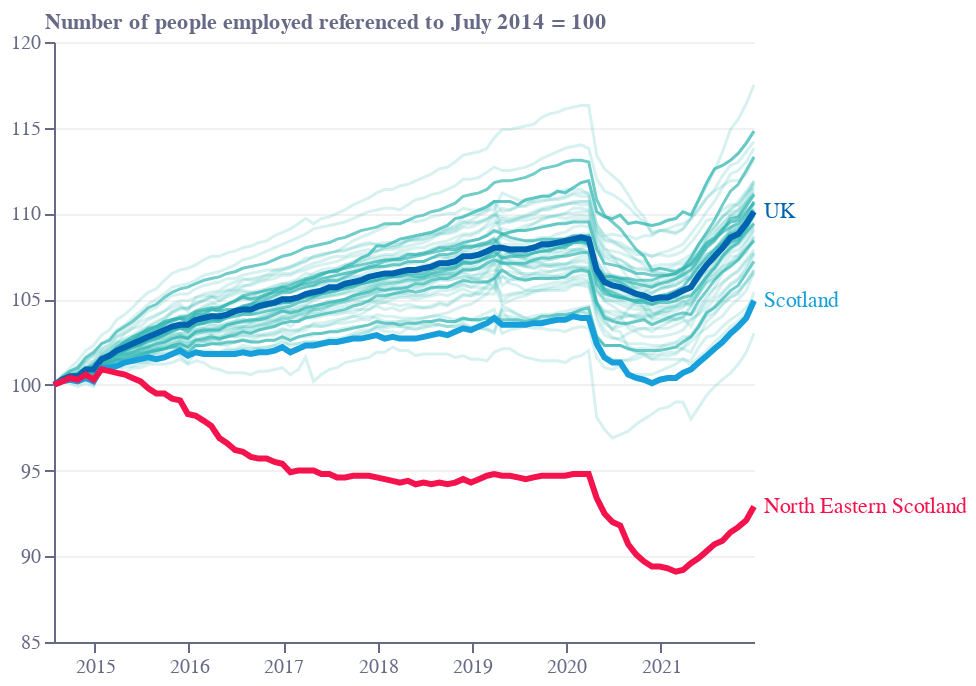

The code cell stored with this chart in its notebook:
### Code cell
base = (
    alt.Chart(f6)
    .encode(
        x=alt.X(
            "date:T",
            sort=[],
            axis=alt.Axis(
                grid=False,
                titleAlign="center",
                titleAnchor="middle",
                title="",
                titleY=-15,
                titleX=207,
                labelColor=colors["eco-gray"],
                titleColor=colors["eco-gray"],
                tickColor=colors["eco-gray"],
                domainColor=colors["eco-gray"],
                orient="bottom",
            ),
        ),
        tooltip="tooltip:N",
    )
    .transform_calculate(
        tooltip="datum.region+' | '+monthFormat(month(datum.date))+' '+year(datum.date)+' | '+datum.value"
    )
)
line1 = (
    base.mark_line(strokeWidth=1.5,opacity=0.2)
    .encode(
        y=alt.Y(
            "value:Q",
            sort=[],
            axis=alt.Axis(
                grid=True,
                gridOpacity=0.4,
                title="Number of people employed referenced to July 2014 = 100",
                titleX=-5,
                titleY=-5,
                titleBaseline="bottom",
                titleAngle=0,
                format="s",
                titleAlign="left",
                labelColor=colors["eco-gray"],
                titleColor=colors["eco-gray"],
                tickColor=colors["eco-gray"],
                domainColor=colors["eco-gray"],
            ),
            scale=alt.Scale(domain=[85,120])
        ),
        color=alt.Color('region:N',scale=alt.Scale(range=[colors['eco-turquiose']]),legend=None)
    )
    .transform_filter("datum.NUTS==2")
    .transform_filter("datum.region!='UK'")
    .transform_filter("datum.region!='North Eastern Scotland'")
)
points1=line1.mark_point(size=5,opacity=0.2).transform_filter('month(datum.date)==0')
line2 = (
    base.mark_line(strokeWidth=1.5,opacity=0.7)
    .encode(
        y=alt.Y(
            "value:Q",
            sort=[],
            axis=alt.Axis(
                grid=True,
                gridOpacity=0.4,
                title="Number of people employed referenced to July 2014 = 100",
                titleX=-5,
                titleY=-5,
                titleBaseline="bottom",
                titleAngle=0,
                format="s",
                titleAlign="left",
                labelColor=colors["eco-gray"],
                titleColor=colors["eco-gray"],
                tickColor=colors["eco-gray"],
                domainColor=colors["eco-gray"],
            ),
            scale=alt.Scale(domain=[85,120])
        ),
        color=alt.Color('region:N',scale=alt.Scale(range=[colors['eco-turquiose']]),legend=None)
    )
    .transform_filter("datum.NUTS==1")
    .transform_filter("datum.region!='UK'")
    .transform_filter("datum.region!='Scotland'")
)
line3 = (
    base.mark_line(strokeWidth=3,color=colors['eco-mid-blue'])
    .encode(
        y=alt.Y(
            "value:Q",
            sort=[],
            axis=alt.Axis(
                grid=True,
                gridOpacity=0.4,
                title="Number of people employed referenced to July 2014 = 100",
                titleX=-5,
                titleY=-5,
                titleBaseline="bottom",
                titleAngle=0,
                format="s",
                titleAlign="left",
                labelColor=colors["eco-gray"],
                titleColor=colors["eco-gray"],
                tickColor=colors["eco-gray"],
                domainColor=colors["eco-gray"],
            ),
            scale=alt.Scale(domain=[85,120])
        ),
    )
    .transform_filter("datum.NUTS==1")
    .transform_filter("datum.region=='UK'")
)
line4 = (
    base.mark_line(strokeWidth=3,color=colors['eco-light-blue'])
    .encode(
        y=alt.Y(
            "value:Q",
            sort=[],
            axis=alt.Axis(
                grid=True,
                gridOpacity=0.4,
                title="Number of people employed referenced to July 2014 = 100",
                titleX=-5,
                titleY=-5,
                titleBaseline="bottom",
                titleAngle=0,
                format="s",
                titleAlign="left",
                labelColor=colors["eco-gray"],
                titleColor=colors["eco-gray"],
                tickColor=colors["eco-gray"],
                domainColor=colors["eco-gray"],
            ),
            scale=alt.Scale(domain=[85,120])
        ),
    )
    .transform_filter("datum.NUTS==1")
    .transform_filter("datum.region=='Scotland'")
)
line5 = (
    base.mark_line(strokeWidth=3,color=colors['eco-dot'])
    .encode(
        y=alt.Y(
            "value:Q",
            sort=[],
            axis=alt.Axis(
                grid=True,
                gridOpacity=0.4,
                title="Number of people employed referenced to July 2014 = 100",
                titleX=-5,
                titleY=-5,
                titleBaseline="bottom",
                titleAngle=0,
                format="s",
                titleAlign="left",
                labelColor=colors["eco-gray"],
                titleColor=colors["eco-gray"],
                tickColor=colors["eco-gray"],
                domainColor=colors["eco-gray"],
            ),
            scale=alt.Scale(domain=[85,120])
        ),
    )
    .transform_filter("datum.region=='North Eastern Scotland'")
)
label5=line5.mark_text(color=colors['eco-dot'],align='left',dx=5).encode(text='region:N').transform_filter("datum.date==toDate('2021-12-28')")
label4=line4.mark_text(color=colors['eco-light-blue'],align='left',dx=5).encode(text='region:N').transform_filter("datum.date==toDate('2021-12-28')")
label3=line3.mark_text(color=colors['eco-mid-blue'],align='left',dx=5).encode(text='region:N').transform_filter("datum.date==toDate('2021-12-28')")
layer1 = (
    ((line1+line2+line3+line4+line5+label3+label4+label5).properties(height=300, width=350))
    .configure_view(stroke=None)
    .properties(title="")
)
layer1.save("visualisation/" + f + ".json")
layer1.save("visualisation/" + f + ".png")
open("README.md", "a").write(readme)
layer1

### Figure 1 — Vega-Lite specification as saved in the notebook (floating-point values rounded to 4 significant figures; data arrays with more than 128 entries replaced by an {"elided": "..."} marker saying what was removed)
{"config": {"view": {"continuousWidth": 400, "continuousHeight": 300, "stroke": null}}, "layer": [{"mark": {"type": "line", "opacity": 0.2, "strokeWidth": 1.5}, "encoding": {"color": {"type": "nominal", "field": "region", "legend": null, "scale": {"range": ["#36B7B4"]}}, "tooltip": {"type": "nominal", "field": "tooltip"}, "x": {"type": "temporal", "axis": {"domainColor": "#676A86", "grid": false, "labelColor": "#676A86", "orient": "bottom", "tickColor": "#676A86", "title": "", "titleAlign": "center", "titleAnchor": "middle", "titleColor": "#676A86", "titleX": 207, "titleY": -15}, "field": "date", "sort": []}, "y": {"type": "quantitative", "axis": {"domainColor": "#676A86", "format": "s", "grid": true, "gridOpacity": 0.4, "labelColor": "#676A86", "tickColor": "#676A86", "title": "Number of people employed referenced to July 2014 = 100", "titleAlign": "left", "titleAngle": 0, "titleBaseline": "bottom", "titleColor": "#676A86", "titleX": -5, "titleY": -5}, "field": "value", "scale": {"domain": [85, 120]}, "sort": []}}, "transform": [{"calculate": "datum.region+' | '+monthFormat(month(datum.date))+' '+year(datum.date)+' | '+datum.value", "as": "tooltip"}, {"filter": "datum.NUTS==2"}, {"filter": "datum.region!='UK'"}, {"filter": "datum.region!='North Eastern Scotland'"}]}, {"mark": {"type": "line", "opacity": 0.7, "strokeWidth": 1.5}, "encoding": {"color": {"type": "nominal", "field": "region", "legend": null, "scale": {"range": ["#36B7B4"]}}, "tooltip": {"type": "nominal", "field": "tooltip"}, "x": {"type": "temporal", "axis": {"domainColor": "#676A86", "grid": false, "labelColor": "#676A86", "orient": "bottom", "tickColor": "#676A86", "title": "", "titleAlign": "center", "titleAnchor": "middle", "titleColor": "#676A86", "titleX": 207, "titleY": -15}, "field": "date", "sort": []}, "y": {"type": "quantitative", "axis": {"domainColor": "#676A86", "format": "s", "grid": true, "gridOpacity": 0.4, "labelColor": "#676A86", "tickColor": "#676A86", "title": "Number of people employed referenced to July 2014 = 100", "titleAlign": "left", "titleAngle": 0, "titleBaseline": "bottom", "titleColor": "#676A86", "titleX": -5, "titleY": -5}, "field": "value", "scale": {"domain": [85, 120]}, "sort": []}}, "transform": [{"calculate": "datum.region+' | '+monthFormat(month(datum.date))+' '+year(datum.date)+' | '+datum.value", "as": "tooltip"}, {"filter": "datum.NUTS==1"}, {"filter": "datum.region!='UK'"}, {"filter": "datum.region!='Scotland'"}]}, {"mark": {"type": "line", "color": "#0063AF", "strokeWidth": 3}, "encoding": {"tooltip": {"type": "nominal", "field": "tooltip"}, "x": {"type": "temporal", "axis": {"domainColor": "#676A86", "grid": false, "labelColor": "#676A86", "orient": "bottom", "tickColor": "#676A86", "title": "", "titleAlign": "center", "titleAnchor": "middle", "titleColor": "#676A86", "titleX": 207, "titleY": -15}, "field": "date", "sort": []}, "y": {"type": "quantitative", "axis": {"domainColor": "#676A86", "format": "s", "grid": true, "gridOpacity": 0.4, "labelColor": "#676A86", "tickColor": "#676A86", "title": "Number of people employed referenced to July 2014 = 100", "titleAlign": "left", "titleAngle": 0, "titleBaseline": "bottom", "titleColor": "#676A86", "titleX": -5, "titleY": -5}, "field": "value", "scale": {"domain": [85, 120]}, "sort": []}}, "transform": [{"calculate": "datum.region+' | '+monthFormat(month(datum.date))+' '+year(datum.date)+' | '+datum.value", "as": "tooltip"}, {"filter": "datum.NUTS==1"}, {"filter": "datum.region=='UK'"}]}, {"mark": {"type": "line", "color": "#179FDB", "strokeWidth": 3}, "encoding": {"tooltip": {"type": "nominal", "field": "tooltip"}, "x": {"type": "temporal", "axis": {"domainColor": "#676A86", "grid": false, "labelColor": "#676A86", "orient": "bottom", "tickColor": "#676A86", "title": "", "titleAlign": "center", "titleAnchor": "middle", "titleColor": "#676A86", "titleX": 207, "titleY": -15}, "field": "date", "sort": []}, "y": {"type": "quantitative", "axis": {"domainColor": "#676A86", "format": "s", "grid": true, "gridOpacity": 0.4, "labelColor": "#676A86", "tickColor": "#676A86", "title": "Number of people employed referenced to July 2014 = 100", "titleAlign": "left", "titleAngle": 0, "titleBaseline": "bottom", "titleColor": "#676A86", "titleX": -5, "titleY": -5}, "field": "value", "scale": {"domain": [85, 120]}, "sort": []}}, "transform": [{"calculate": "datum.region+' | '+monthFormat(month(datum.date))+' '+year(datum.date)+' | '+datum.value", "as": "tooltip"}, {"filter": "datum.NUTS==1"}, {"filter": "datum.region=='Scotland'"}]}, {"mark": {"type": "line", "color": "#F4134D", "strokeWidth": 3}, "encoding": {"tooltip": {"type": "nominal", "field": "tooltip"}, "x": {"type": "temporal", "axis": {"domainColor": "#676A86", "grid": false, "labelColor": "#676A86", "orient": "bottom", "tickColor": "#676A86", "title": "", "titleAlign": "center", "titleAnchor": "middle", "titleColor": "#676A86", "titleX": 207, "titleY": -15}, "field": "date", "sort": []}, "y": {"type": "quantitative", "axis": {"domainColor": "#676A86", "format": "s", "grid": true, "gridOpacity": 0.4, "labelColor": "#676A86", "tickColor": "#676A86", "title": "Number of people employed referenced to July 2014 = 100", "titleAlign": "left", "titleAngle": 0, "titleBaseline": "bottom", "titleColor": "#676A86", "titleX": -5, "titleY": -5}, "field": "value", "scale": {"domain": [85, 120]}, "sort": []}}, "transform": [{"calculate": "datum.region+' | '+monthFormat(month(datum.date))+' '+year(datum.date)+' | '+datum.value", "as": "tooltip"}, {"filter": "datum.region=='North Eastern Scotland'"}]}, {"mark": {"type": "text", "align": "left", "color": "#0063AF", "dx": 5}, "encoding": {"text": {"type": "nominal", "field": "region"}, "tooltip": {"type": "nominal", "field": "tooltip"}, "x": {"type": "temporal", "axis": {"domainColor": "#676A86", "grid": false, "labelColor": "#676A86", "orient": "bottom", "tickColor": "#676A86", "title": "", "titleAlign": "center", "titleAnchor": "middle", "titleColor": "#676A86", "titleX": 207, "titleY": -15}, "field": "date", "sort": []}, "y": {"type": "quantitative", "axis": {"domainColor": "#676A86", "format": "s", "grid": true, "gridOpacity": 0.4, "labelColor": "#676A86", "tickColor": "#676A86", "title": "Number of people employed referenced to July 2014 = 100", "titleAlign": "left", "titleAngle": 0, "titleBaseline": "bottom", "titleColor": "#676A86", "titleX": -5, "titleY": -5}, "field": "value", "scale": {"domain": [85, 120]}, "sort": []}}, "transform": [{"calculate": "datum.region+' | '+monthFormat(month(datum.date))+' '+year(datum.date)+' | '+datum.value", "as": "tooltip"}, {"filter": "datum.NUTS==1"}, {"filter": "datum.region=='UK'"}, {"filter": "datum.date==toDate('2021-12-28')"}]}, {"mark": {"type": "text", "align": "left", "color": "#179FDB", "dx": 5}, "encoding": {"text": {"type": "nominal", "field": "region"}, "tooltip": {"type": "nominal", "field": "tooltip"}, "x": {"type": "temporal", "axis": {"domainColor": "#676A86", "grid": false, "labelColor": "#676A86", "orient": "bottom", "tickColor": "#676A86", "title": "", "titleAlign": "center", "titleAnchor": "middle", "titleColor": "#676A86", "titleX": 207, "titleY": -15}, "field": "date", "sort": []}, "y": {"type": "quantitative", "axis": {"domainColor": "#676A86", "format": "s", "grid": true, "gridOpacity": 0.4, "labelColor": "#676A86", "tickColor": "#676A86", "title": "Number of people employed referenced to July 2014 = 100", "titleAlign": "left", "titleAngle": 0, "titleBaseline": "bottom", "titleColor": "#676A86", "titleX": -5, "titleY": -5}, "field": "value", "scale": {"domain": [85, 120]}, "sort": []}}, "transform": [{"calculate": "datum.region+' | '+monthFormat(month(datum.date))+' '+year(datum.date)+' | '+datum.value", "as": "tooltip"}, {"filter": "datum.NUTS==1"}, {"filter": "datum.region=='Scotland'"}, {"filter": "datum.date==toDate('2021-12-28')"}]}, {"mark": {"type": "text", "align": "left", "color": "#F4134D", "dx": 5}, "encoding": {"text": {"type": "nominal", "field": "region"}, "tooltip": {"type": "nominal", "field": "tooltip"}, "x": {"type": "temporal", "axis": {"domainColor": "#676A86", "grid": false, "labelColor": "#676A86", "orient": "bottom", "tickColor": "#676A86", "title": "", "titleAlign": "center", "titleAnchor": "middle", "titleColor": "#676A86", "titleX": 207, "titleY": -15}, "field": "date", "sort": []}, "y": {"type": "quantitative", "axis": {"domainColor": "#676A86", "format": "s", "grid": true, "gridOpacity": 0.4, "labelColor": "#676A86", "tickColor": "#676A86", "title": "Number of people employed referenced to July 2014 = 100", "titleAlign": "left", "titleAngle": 0, "titleBaseline": "bottom", "titleColor": "#676A86", "titleX": -5, "titleY": -5}, "field": "value", "scale": {"domain": [85, 120]}, "sort": []}}, "transform": [{"calculate": "datum.region+' | '+monthFormat(month(datum.date))+' '+year(datum.date)+' | '+datum.value", "as": "tooltip"}, {"filter": "datum.region=='North Eastern Scotland'"}, {"filter": "datum.date==toDate('2021-12-28')"}]}], "data": {"name": "data-3080de752d1789b24f091f4820e245ca"}, "height": 300, "title": "", "width": 350, "$schema": "https://vega.github.io/schema/vega-lite/v4.8.1.json", "datasets": {"data-3080de752d1789b24f091f4820e245ca": {"elided": "4950 records"}}}
